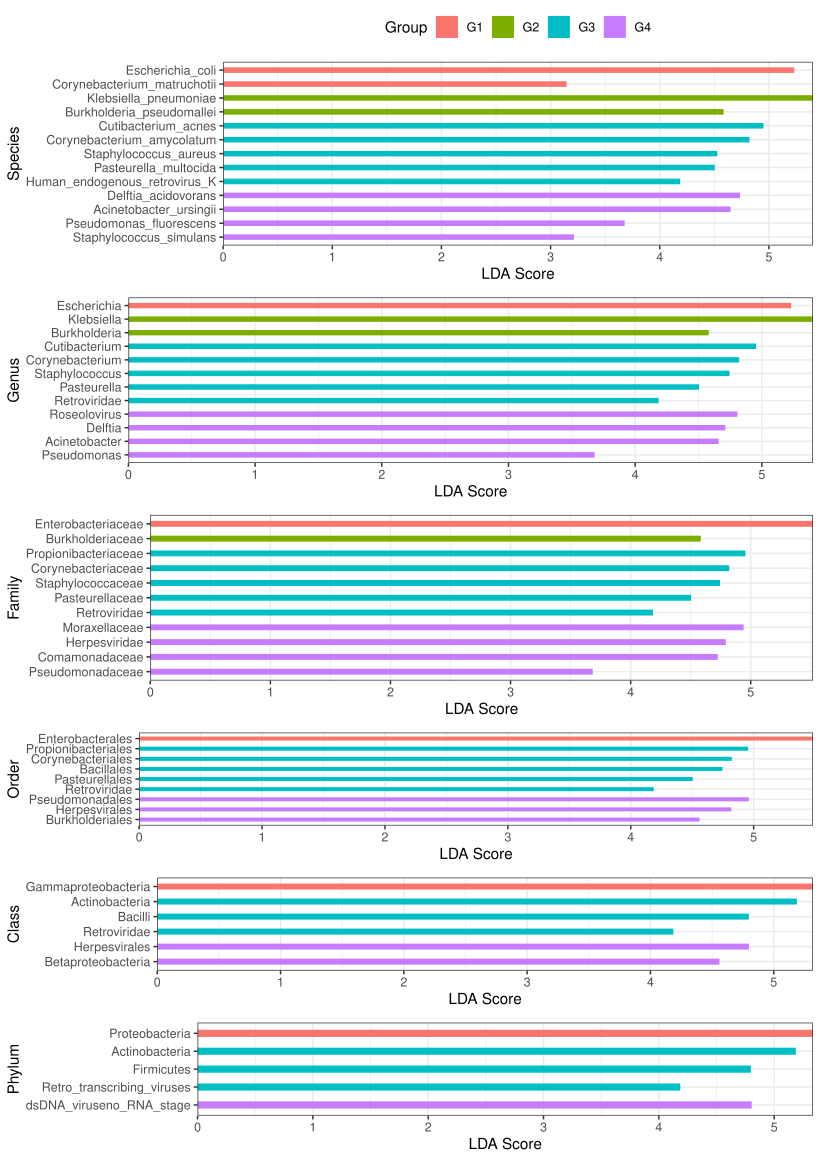

The R source for this figure:
setwd("D:/Microbiome/3.LEFSE")
library(ggpubr)
library(cowplot)

data<-read.table("Interact_Shogun_mpa_table.res1",header=F,sep="\t")
dim(data)
head(data)

colnames(data)<-c("Biomarker","Abundance","Group","LDA","Pval")
table(data$Group)
data<-data[grep("G",data$Group),]
write.xlsx(data,"LDA_Group.xlsx")
plot(density(data$LDA))

data<-read.xlsx("LDA_Group.xlsx")
table(data$Level,data$Group)



data1<-data[data$Level=="S",]
need<- data1 %>% group_by(Group) %>% top_n(n = 5, wt = LDA)
table(need$Group)
need<-need[order(need$LDA),]
need<-need[order(need$Group,decreasing=T),]
label<-need$label
p1<-ggplot(need,aes(x=LDA,y=label,fill=Group))+
geom_bar(stat="identity",position="dodge",width=0.4)+
scale_y_discrete(limits=label,labels=label)+
#geom_text(aes(label = Species),col="black",vjust = "left")+
theme_bw()+labs(x="LDA Score",y="Species")+
scale_fill_manual(values=c("G1"="#F8766D",
"G2"="#7CAE00","G3"="#00BFC4","G4"="#C77CFF"))+
scale_x_continuous(expand=c(0,0))+
theme(legend.position="top",
text=element_text(hjust = 0.5))


data1<-data[data$Level=="G",]
need<- data1 %>% group_by(Group) %>% top_n(n = 5, wt = LDA)
table(need$Group)
need<-need[order(need$LDA),]
need<-need[order(need$Group,decreasing=T),]
label<-need$label
p2<-ggplot(need,aes(x=LDA,y=label,fill=Group))+
geom_bar(stat="identity",position="dodge",width=0.4)+
scale_y_discrete(limits=label,labels=label)+
theme_bw()+labs(x="LDA Score",y="Genus")+
scale_fill_manual(values=c("G1"="#F8766D",
"G2"="#7CAE00","G3"="#00BFC4","G4"="#C77CFF"))+
scale_x_continuous(expand=c(0,0))+
theme(legend.position="none",
text=element_text(hjust = 0.5))

data1<-data[data$Level=="F",]
need<- data1 %>% group_by(Group) %>% top_n(n = 5, wt = LDA)
table(need$Group)
need<-need[order(need$LDA),]
need<-need[order(need$Group,decreasing=T),]
label<-need$label
p3<-ggplot(need,aes(x=LDA,y=label,fill=Group))+
geom_bar(stat="identity",position="dodge",width=0.4)+
scale_y_discrete(limits=label,labels=label)+
theme_bw()+labs(x="LDA Score",y="Family")+
scale_fill_manual(values=c("G1"="#F8766D",
"G2"="#7CAE00","G3"="#00BFC4","G4"="#C77CFF"))+
scale_x_continuous(expand=c(0,0))+
theme(legend.position="none",
text=element_text(hjust = 0.5))

data1<-data[data$Level=="O",]
need<- data1 %>% group_by(Group) %>% top_n(n = 5, wt = LDA)
table(need$Group)
need<-need[order(need$LDA),]
need<-need[order(need$Group,decreasing=T),]
label<-need$label
p4<-ggplot(need,aes(x=LDA,y=label,fill=Group))+
geom_bar(stat="identity",position="dodge",width=0.4)+
scale_y_discrete(limits=label,labels=label)+
theme_bw()+labs(x="LDA Score",y="Order")+
scale_fill_manual(values=c("G1"="#F8766D",
"G2"="#7CAE00","G3"="#00BFC4","G4"="#C77CFF"))+
scale_x_continuous(expand=c(0,0))+
theme(legend.position="none",
text=element_text(hjust = 0.5))


data1<-data[data$Level=="C",]
need<- data1 %>% group_by(Group) %>% top_n(n = 5, wt = LDA)
table(need$Group)
need<-need[order(need$LDA),]
need<-need[order(need$Group,decreasing=T),]
label<-need$label
p5<-ggplot(need,aes(x=LDA,y=label,fill=Group))+
geom_bar(stat="identity",position="dodge",width=0.4)+
scale_y_discrete(limits=label,labels=label)+
theme_bw()+labs(x="LDA Score",y="Class")+
scale_fill_manual(values=c("G1"="#F8766D",
"G2"="#7CAE00","G3"="#00BFC4","G4"="#C77CFF"))+
scale_x_continuous(expand=c(0,0))+
theme(legend.position="none",
text=element_text(hjust = 0.5))

data1<-data[data$Level=="P",]
need<- data1 %>% group_by(Group) %>% top_n(n = 5, wt = LDA)
table(need$Group)
need<-need[order(need$LDA),]
need<-need[order(need$Group,decreasing=T),]
label<-need$label
p6<-ggplot(need,aes(x=LDA,y=label,fill=Group))+
geom_bar(stat="identity",position="dodge",width=0.4)+
scale_y_discrete(limits=label,labels=label)+
theme_bw()+labs(x="LDA Score",y="Phylum")+
scale_fill_manual(values=c("G1"="#F8766D",
"G2"="#7CAE00","G3"="#00BFC4","G4"="#C77CFF"))+
scale_x_continuous(expand=c(0,0))+
theme(legend.position="none",
text=element_text(hjust = 0.5))

plt_all<-plot_grid(p1,p2,p3,p4,p5,p6,
nrow=6,ncol=1,rel_heights=c(2,1.5,1.5,1,1,1))
plt_all

ggsave("Dominant_Taxanomy.pdf",plt_all,height=11.6,width=8.2)
ggsave("Dominant_Taxanomy.png",plt_all,height=11.6,width=8.2)
